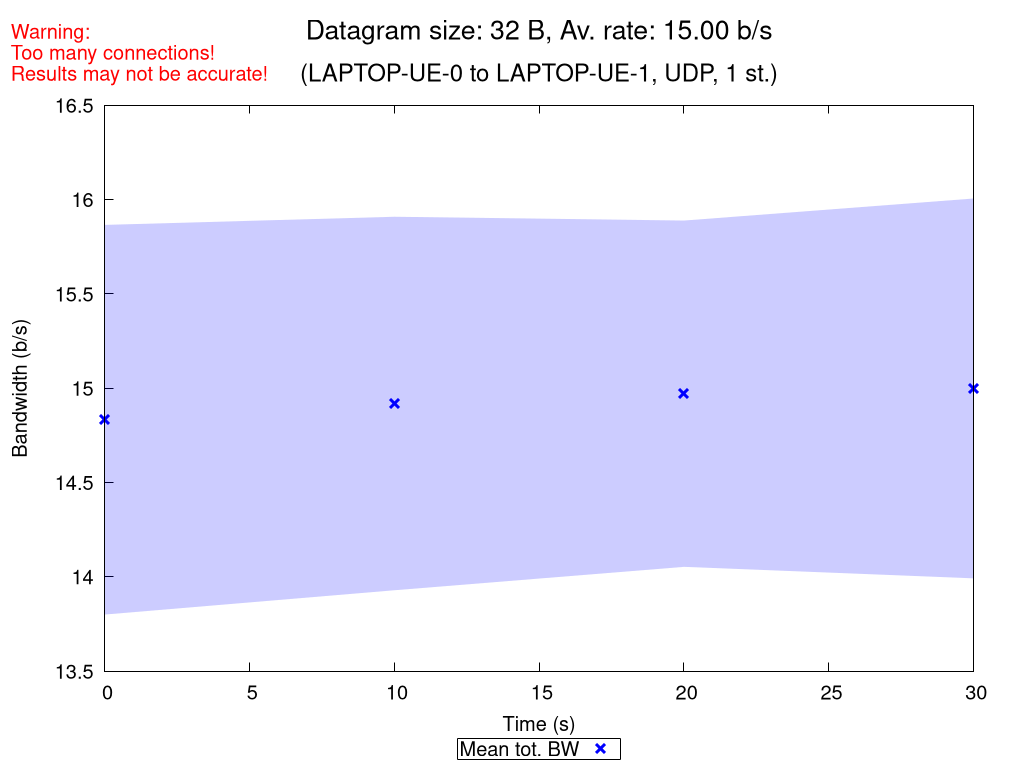

Generate this figure with gnuplot:
set terminal pngcairo nocrop enhanced size 1024,768 font "Verdana,15"
set output "UDP_1_st_2020_10_07_15-59-16_two2one_00032B.png"

set title "{/=20 Datagram size: 32 B, Av. rate: 15.00 b/s}\n\n{/=18 (LAPTOP-UE-0 to LAPTOP-UE-1, UDP, 1 st.)}"
set label "Warning:\nToo many connections!\nResults may not be accurate!" at screen 0.01, screen 0.96 tc rgb "red"

set xlabel "Time (s)"
set ylabel "Bandwidth (b/s)"
set ytics nomirror
set key bmargin center horizontal box samplen 1 width -1
set bmargin 4.6
set rmargin 4.5

rf = 1.0  # rate factor
set style fill transparent solid 0.2 noborder
set autoscale xfix
plot "UDP_1_st_2020_10_07_15-59-16_two2one_00032B_iperf_processed.dat" using 1:($2/rf-$3/rf):($2/rf+$3/rf) with filledcurves lc rgb "blue" notitle, \
     "" using 1:($2/rf) with points pt 2 ps 1.5 lw 3 lc rgb "blue" title "Mean tot. BW", \
